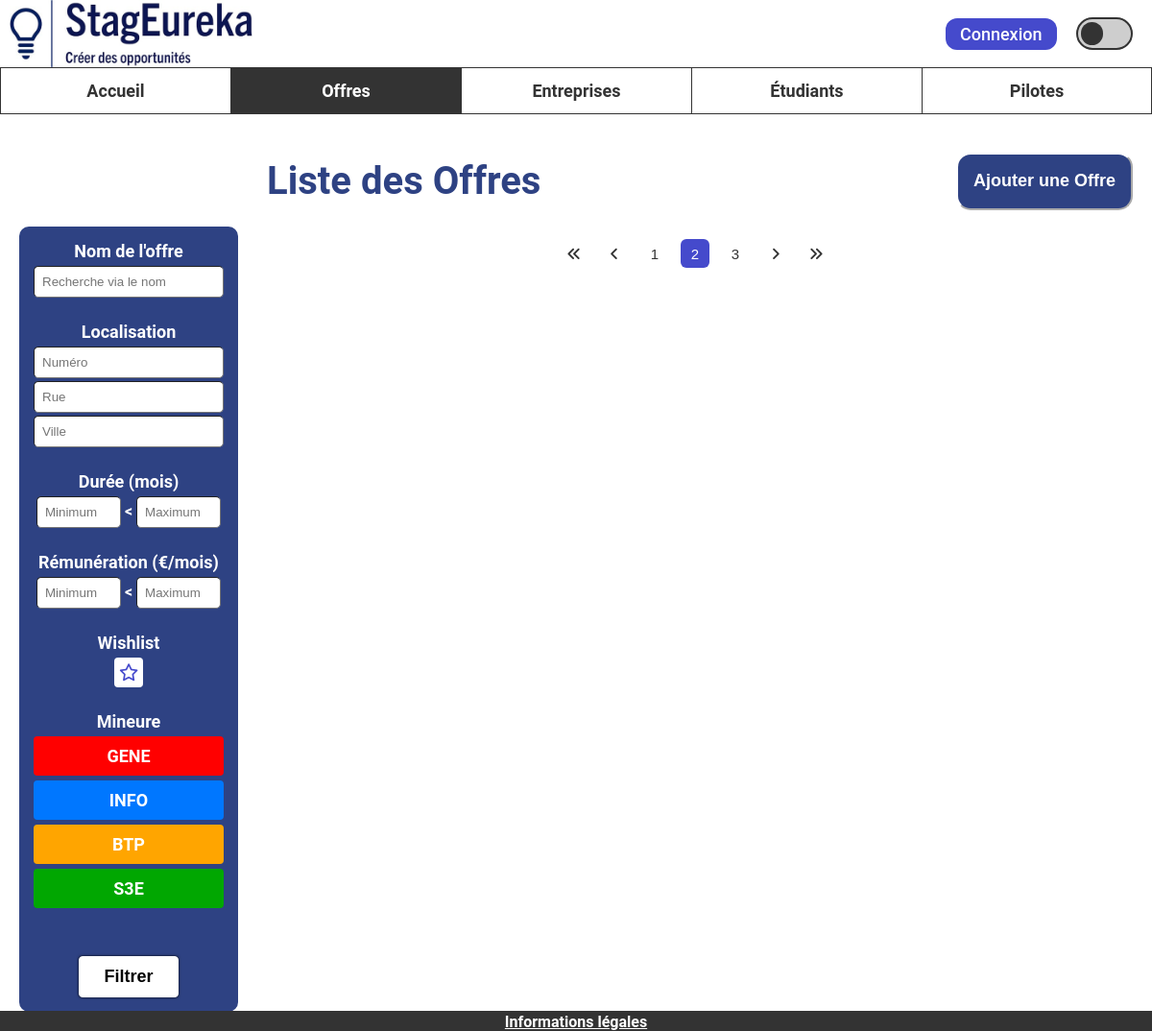
Before: /www/offre/liste with the older database file.
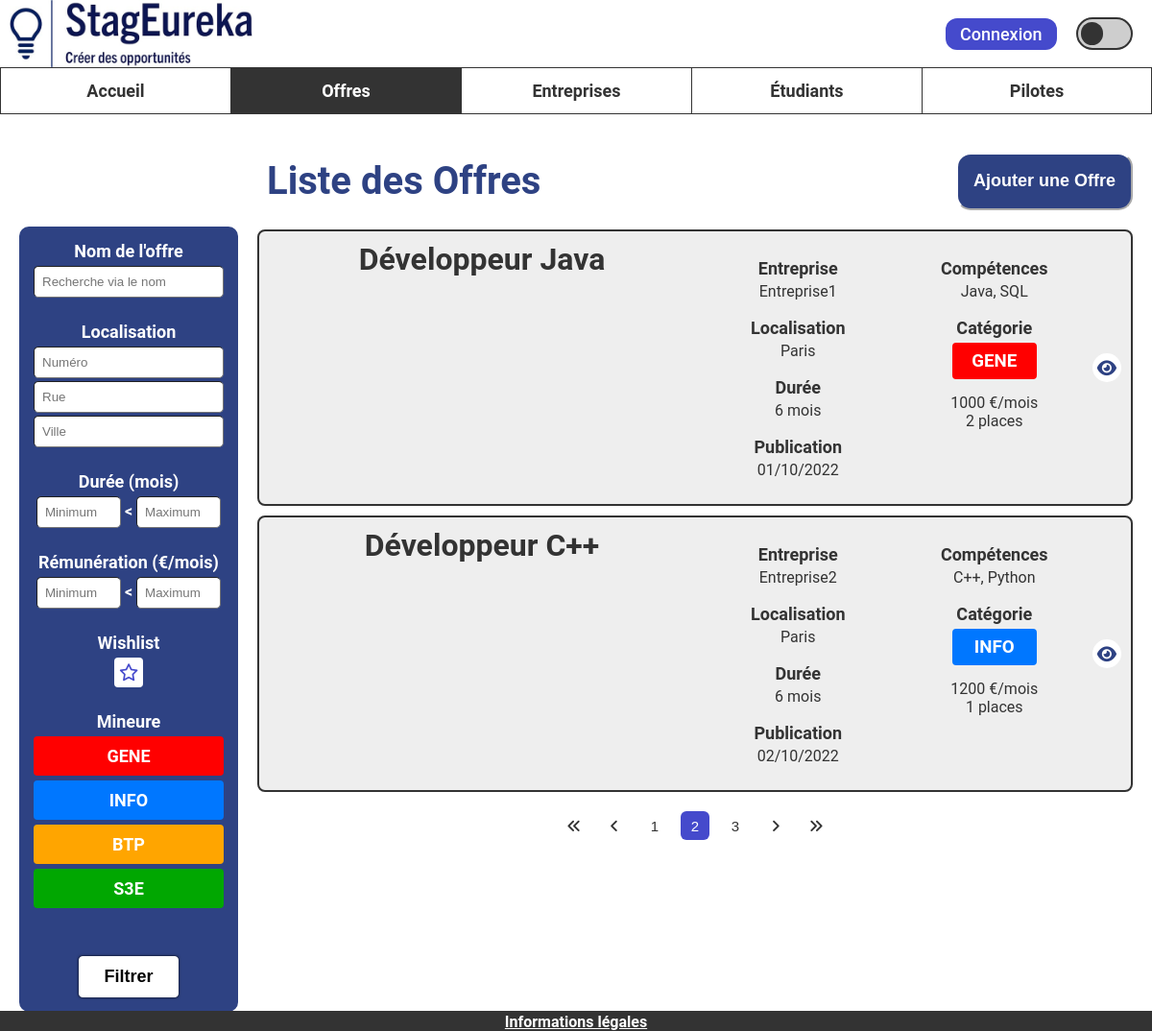
After: the same page with the newer database file.
### tables this page shows
CREATE TABLE InternshipOffer(
   idInternshipOffer INT NOT NULL AUTO_INCREMENT,
   skills VARCHAR(258) NOT NULL,
   title VARCHAR(50) NOT NULL,
   description TEXT NOT NULL,
   remuneration FLOAT NOT NULL,
   offerDate DATE NOT NULL,
   numberOfPlaces INT NOT NULL,
   duration INT NOT NULL,
   minor VARCHAR(4) NOT NULL,
 
 
 
 
   pictureURL TEXT NOT NULL DEFAULT "",
   idAddress INT NOT NULL,
   idCompany INT NOT NULL,
   PRIMARY KEY(idInternshipOffer),
   FOREIGN KEY(idAddress) REFERENCES Address(idAddress),
   FOREIGN KEY(idCompany) REFERENCES Company(idCompany)
);

CREATE TABLE Company (
   idCompany INT NOT NULL AUTO_INCREMENT,
   nameCompany VARCHAR(50) NOT NULL,
   activityAera VARCHAR(50) NOT NULL,
   applicationAmount INT NOT NULL DEFAULT 0,
   visible TINYINT(1) NOT NULL DEFAULT 1,
   PRIMARY KEY(idCompany)
);

CREATE TABLE City(
   idCity INT NOT NULL AUTO_INCREMENT,
   cityName VARCHAR(50),
   addressCode VARCHAR(10),
   PRIMARY KEY(idCity)
);

### www/modele/offre_modele.php (called while the page is built, shortened)
<?php
require_once "entreprise_modele.php";
require_once "adresse_modele.php";
class Offre {
    public function __construct(
        int $id,
        string $titre,
        string $description,
        string $competences,
        float $remuneration,
        int $places,
        int $duree,
        string $mineure,
        string $urlImage,
        DateTime $dateDebut,
        Adresse $adresse,
        Entreprise $entreprise
    ) {
        $this->id = $id;
        $this->titre = $titre;
        $this->competences = $competences;
        $this->remuneration = $remuneration;
        $this->places = $places;
        $this->duree = $duree;
        $this->mineure = $mineure;
        $this->dateDebut = $dateDebut;
        $this->adresse = $adresse;
        $this->entreprise = $entreprise;
    }
}
function getOffres(): array {
    $pdo = connexionBDD();
    $sql = "SELECT * FROM InternshipOffer";
    $requete = $pdo->prepare($sql);
    $requete->execute([]);
    $reponseBdd = $requete->fetchAll(PDO::FETCH_ASSOC);
    $offres = [];
    foreach ($reponseBdd as $offre) {
        try {
            $dateDebut = new DateTime($offre["offerDate"]);
        } catch (Exception $e) {
            continue;
        }
        $mineure = $offre["minor"];
        $adresse = getAdresse($offre["idAddress"]);
        $entreprise = getEntreprise($offre["idCompany"], false);
        if (is_null($adresse) || is_null($entreprise) || !in_array($mineure, MINEURES)) {
            continue;
        }
        $offres[] =  new Offre(
            $offre["idInternshipOffer"],
            $offre["title"],
            $offre["description"],
            $offre["skills"],
            $offre["remuneration"],
            $offre["numberOfPlaces"],
            $offre["duration"],
            $mineure,
            $offre["pictureURL"],
            $dateDebut,
            $adresse,
            $entreprise
        );
    }
    return $offres;
}

### www/modele/adresse_modele.php (called while the page is built, shortened)
<?php
class Adresse {
    public function __construct(int $id, int $numero, string $rue, string $ville, string $codePostal) {
        $this->ville = $ville;
    }
}
function getAdresse(int $id): ?Adresse {
    $pdo = connexionBDD();
    $requete = $pdo->prepare(
        "SELECT a.idAddress, a.streetNumber, a.streetName, c.cityName, c.addressCode
        FROM Address a
        JOIN City c ON (a.idCity = c.idCity)"
    );
    $requete->execute([]);
    $adresse = $requete->fetch();
    return new Adresse(
        $adresse["idAddress"],
        $adresse["streetNumber"],
        $adresse["streetName"],
        $adresse["cityName"],
        $adresse["addressCode"]
    );
}
function getAdressesEntreprise(int $idEntreprise): ?array {
    $pdo = connexionBDD();
    $requete = $pdo->prepare(
        "SELECT a.idAddress, a.streetNumber, a.streetName, city.cityName, city.addressCode
        FROM Company company
        JOIN is_settle s ON (company.idCompany = s.idCompany)
        JOIN Address a ON (s.idAddress = a.idAddress)
        JOIN City city ON (a.idCity = city.idCity)
        WHERE company.idCompany = :idEntreprise"
    );
    $requete->execute([
        ":idEntreprise" => $idEntreprise
    ]);
    $reponseBdd = $requete->fetchAll(PDO::FETCH_ASSOC);
    $adresses = [];
    foreach ($reponseBdd as $adresse) {
        $adresses[] = new Adresse(
            $adresse["idAddress"],
            $adresse["streetNumber"],
            $adresse["streetName"],
            $adresse["cityName"],
            $adresse["addressCode"]
        );
    }
    return $adresses;
}

### www/modele/entreprise_modele.php (called while the page is built, shortened)
<?php
require_once "adresse_modele.php";
class Entreprise {
    public function __construct(int $id, string $nom, string $activite, int $nbCandidats, bool $visible, float $noteEtudiants, float $notePilotes, array $adresses) {
        $this->nom = $nom;
    }
}
function getEntreprise(int $idEntreprise, bool $cacherInvisible): ?Entreprise {
    $pdo = connexionBDD();
    $sql = "SELECT * FROM Company WHERE idCompany = :idEntreprise";
    $requete = $pdo->prepare($sql);
    $requete->execute([
        ":idEntreprise" => $idEntreprise
    ]);
    $reponseBdd = $requete->fetch(PDO::FETCH_ASSOC);
    $entreprise = new Entreprise(
        $reponseBdd["idCompany"],
        $reponseBdd["nameCompany"],
        $reponseBdd["activityAera"],
        $reponseBdd["applicationAmount"],
        $reponseBdd["visible"],
        getMoyenneNotesEntreprise($reponseBdd["idCompany"], "ETUDIANT"),
        getMoyenneNotesEntreprise($reponseBdd["idCompany"], "PILOTE"),
        getAdressesEntreprise($reponseBdd["idCompany"])
    );
    return $entreprise;
}

### www/vue/php/offre/liste_offres_vue.php (the view, shortened to what the rows shown need)
<main class="main-affichage" id="main-liste-offres">
    <div class="affichage-cartes">
        <div class="haut-page-liste-resultats">
            <h1 id="haut-h1">Liste des Offres</h1>
        </div>
        <div id="selection-entreprise">
            <?php foreach ($offres as $offre) { ?>
                <div class="carte carte-offre" id="carte-offre-<?= $offre->id ?>">
                    <div class="info-carte">
                        <div class="element-partition titre-image-offre">
                            <div class="nom-offre-titre"><?= $offre->titre ?></div>
                        </div>
                        <div class="contenu-offre">
                            <div class="element-partition">
                                <div class="element-carte">
                                    <p class="element-carte-titre">Entreprise</p>
                                    <p class="element-carte-valeur"><?= $offre->entreprise->nom ?></p>
                                </div>
                                <div class="element-carte">
                                    <p class="element-carte-titre">Localisation</p>
                                    <p class="element-carte-valeur"><?= $offre->adresse->ville ?></p>
                                </div>
                                <div class="element-carte">
                                    <p class="element-carte-titre">Durée</p>
                                    <p class="element-carte-valeur"><?= $offre->duree ?> mois</p>
                                </div>
                                <div class="element-carte">
                                    <p class="element-carte-titre">Publication</p>
                                    <p class="element-carte-valeur"><?= $offre->dateDebut->format("d/m/Y") ?></p>
                                </div>
                            </div>
                            <div class="element-partition">
                                <div class="element-carte">
                                    <p class="element-carte-titre">Compétences</p>
                                    <p class="element-carte-valeur"><?= $offre->competences ?></p>
                                </div>
                                <div class="element-carte">
                                    <p class="element-carte-titre">Catégorie</p>
                                    <div class="carte-mineure-offre">
                                        <h3 class="label-mineure label-mineure-offre carte-<?= strtolower($offre->mineure) ?>"><?= $offre->mineure ?></h3>
                                    </div>
                                </div>
                                <div class="element-carte">
                                    <p class="element-carte-valeur"><?= $offre->remuneration ?> €/mois<br><?= $offre->places ?> places</p>
                                </div>
                            </div>
                            <div class="boutons-carte">
                                <button class="bouton-carte" onclick="location.href='<?= ADRESSE_SITE ?>/offre/lire/<?= $offre->id ?>'">
                                    <i class="fa-solid fa-eye"></i>
                                </button>
                            </div>
                        </div>
                    </div>
                </div>
            <?php } ?>
        </div>
    </div>
</main>
<?php
include "vue/php/mise_en_page_vue.php";
?>

Changed rows visible on the page:
now on this page (row edited): internshipoffer: title "Développeur Java", idCompany.nameCompany "Entreprise1", duration "6", format "01/10/2022", skills "Java, SQL", minor "GENE", remuneration "1000", numberOfPlaces "2"
now on this page (row unchanged): city: cityName "Paris"
now on this page (row edited): internshipoffer: title "Développeur C++", idCompany.nameCompany "Entreprise2", duration "6", format "02/10/2022", skills "C++, Python", minor "INFO", remuneration "1200", numberOfPlaces "1"
